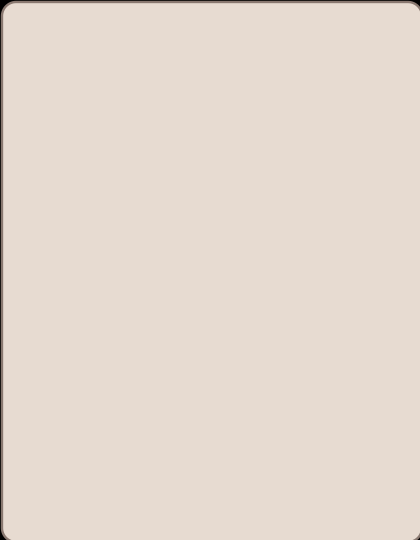

Tiled map render using the project's own tile images. Description and the map definition, with tile-layer contents summarised, below:
An orthogonal 7x9 tile map with 60x60 px tiles, 1 tile layer (background), 4 tilesets and 3 objects (food1, food2, character).

<map version="1.0" orientation="orthogonal" width="7" height="9" tilewidth="60" tileheight="60">
 <tileset firstgid="1" name="background" tilewidth="60" tileheight="60">
  <image source="background1.png" width="424" height="544" />
 </tileset>
 <tileset firstgid="64" name="wall" tilewidth="60" tileheight="60">
  <image source="wall.png" width="120" height="120" />
 </tileset>
 <tileset firstgid="68" source="metaset1.tsx" />
 <tileset firstgid="69" name="background1" tilewidth="60" tileheight="60">
  <image source="background1.png" width="424" height="544" />
 </tileset>
 <layer name="background" width="7" height="9">
  <data>[63 cells, 63 non-empty, 63 distinct tile ids]</data>
 </layer>
 <objectgroup name="foods" width="7" height="9">
  <object name="food1" x="122" y="61" width="57" height="57" />
  <object name="food2" x="300" y="301" width="60" height="58" />
 </objectgroup>
 <objectgroup name="objects" width="7" height="9">
  <object name="character" x="62" y="420" width="57" height="59" />
 </objectgroup>
</map>
